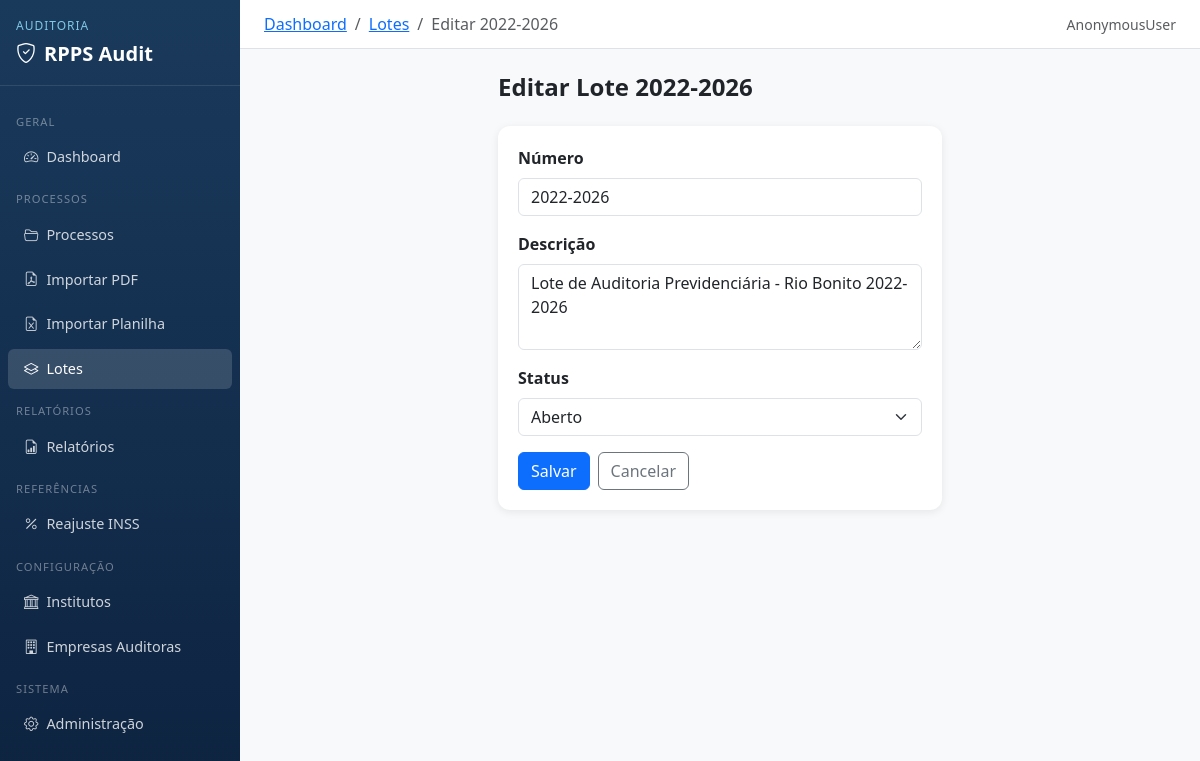
The app's page /processos/lotes/4/editar/ with its own data.
### processos/models.py (models this page shows, shortened)
class Lote(models.Model):
    numero = models.CharField(max_length=50, unique=True, verbose_name='Número do Lote')
    descricao = models.TextField(blank=True, verbose_name='Descrição')
    data_criacao = models.DateTimeField(default=timezone.now, verbose_name='Data de Criação')
    status = models.CharField(max_length=20, choices=StatusLote.choices, default=StatusLote.ABERTO, verbose_name='Status')
    class Meta:
        verbose_name = 'Lote'
        verbose_name_plural = 'Lotes'
        ordering = ['-data_criacao']

### processos/views.py (the view, shortened to what this page needs)
# urls.py: path('lotes/<int:pk>/editar/', views.editar_lote, name='editar_lote'),
def editar_lote(request, pk):
    lote = get_object_or_404(Lote, pk=pk)
    return render(request, 'processos/editar_lote.html', {
        'lote': lote,
        'status_choices': StatusLote.choices,
    })

### templates/processos/editar_lote.html (shortened to what this page needs)
{% extends 'base.html' %}
{% block breadcrumb %}
<li class="breadcrumb-item"><a href="{% url 'core:dashboard' %}">Dashboard</a></li>
<li class="breadcrumb-item"><a href="{% url 'processos:lotes' %}">Lotes</a></li>
<li class="breadcrumb-item active">Editar {{ lote.numero }}</li>
{% endblock %}
{% block content %}
<div class="row justify-content-center">
    <div class="col-lg-6">
        <h4 class="mb-4 fw-bold">Editar Lote {{ lote.numero }}</h4>
        <div class="card card-stat">
            <div class="card-body">
                <form method="post">
                    <div class="mb-3">
                        <label class="form-label fw-semibold">Número</label>
                        <input type="text" name="numero" value="{{ lote.numero }}" class="form-control" required>
                    </div>
                    <div class="mb-3">
                        <label class="form-label fw-semibold">Descrição</label>
                        <textarea name="descricao" class="form-control" rows="3">{{ lote.descricao }}</textarea>
                    </div>
                    <div class="mb-3">
                        <label class="form-label fw-semibold">Status</label>
                        <select name="status" class="form-select">
                            {% for val, label in status_choices %}
                            <option value="{{ val }}" {% if lote.status == val %}selected{% endif %}>{{ label }}</option>
                            {% endfor %}
                        </select>
                    </div>
                    <div class="d-flex gap-2">
                        <button type="submit" class="btn btn-primary">Salvar</button>
                        <a href="{% url 'processos:lotes' %}" class="btn btn-outline-secondary">Cancelar</a>
                    </div>
                </form>
            </div>
        </div>
    </div>
</div>
{% endblock %}

### templates/base.html (style rules this page uses)
body { background-color: #f8f9fa; }
.card-stat { border: none; border-radius: 12px; box-shadow: 0 2px 8px rgba(0,0,0,0.08); }
.card-stat .card-body { padding: 1.25rem; }

### records on screen
Lote: numero "2022-2026", descricao "Lote de Auditoria Previdenciária - Rio Bonito 2022-2026", status "Aberto"

### other values on screen
{{ request.user }} "AnonymousUser"
